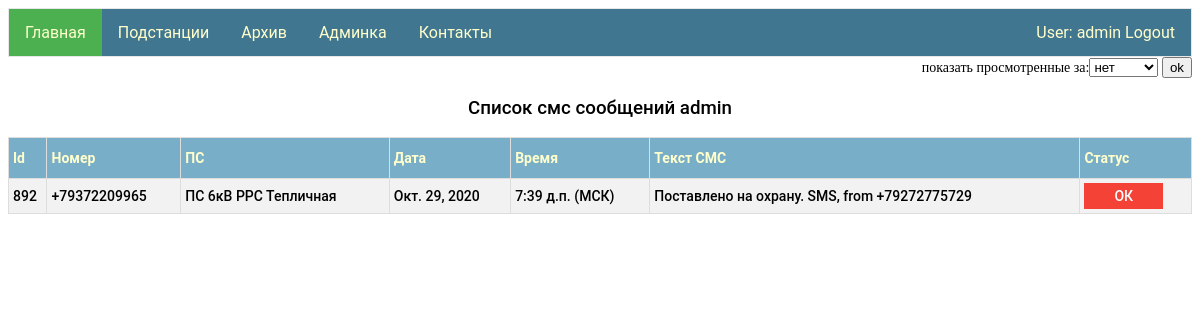
Page / (signed in) on the earlier database version.
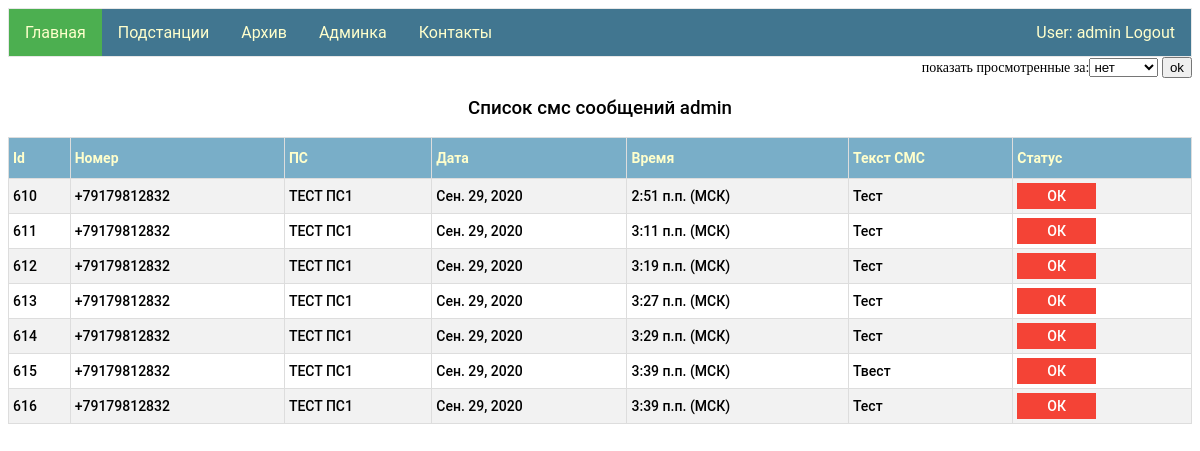
Same page on the later database version.
### my_app/models.py (models this page shows)
class Viewed_messages(models.Model):
    id_SMS = models.ForeignKey(Sms_message, on_delete = models.CASCADE)
    user = models.ForeignKey(User, on_delete=models.CASCADE)
    status_view = models.BooleanField()
    datetime_view = models.DateTimeField(null=True, blank=True)
    sms_notification = models.BooleanField()

class Sms_message(models.Model):
    number = models.CharField(max_length=12)
    date = models.DateField()
    time = models.TimeField()
    text_sms = models.TextField()
    ps = models.ForeignKey(Ps, on_delete=models.CASCADE)

class Ps(models.Model):
    name = models.CharField(max_length=100, primary_key=True)
    tel_number = models.CharField(max_length=12)
    res = models.ForeignKey(Group, on_delete=models.CASCADE)

### my_app/views.py (the view)
# urls.py: path('', views.index,),
@login_required
def index(request):
    choice = ChoiceForm()
    try:
        selected_interval = request.session['choice_status']
    except KeyError:
        selected_interval = request.session['choice_status'] = 'False'
    if request.POST:
        selected_interval = request.session['choice_status'] = request.POST['choice']
    user_name = request.user.username
    time_zone = " (МСК)"
    messages = check_view(user_name, selected_interval)
    data = {"messages": messages, "username": user_name, "time_zone": time_zone, 'choiceForm': choice,}
    return render(request, "index.html", context=data)

### my_app/form.py
class ChoiceForm(forms.Form):
   INTERVAL_CHOICES = (
      (False, "нет"),
      (1, "сутки"),
      (7, "неделю"),
      (30, "месяц"),
   )
   choice = forms.ChoiceField(choices=INTERVAL_CHOICES, label="показать просмотренные за")

### my_app/service/services_for_view.py (called while the page is built)
def check_view(user_name, selected_interval):
    if selected_interval != 'False':
        delta = datetime.now() - timedelta(days=int(selected_interval))
        return Viewed_messages.objects.filter(user__username=user_name, status_view=True, id_SMS__date__gte=delta)
    else:
        return Viewed_messages.objects.filter(user__username=user_name, status_view=False)

### my_app/templates/index.html (shortened to what this page needs)
{% extends "base.html" %}
{% block li1 %}<a class="active" href="/">Главная</a>{% endblock li1 %}
{% block logic1 %}
<form class="left" method="POST">
        {{choiceForm}}
        <input type="submit" value="ok">
    </form>
<div id="display">
{% if messages.count > 0 %}
    <h3>Список смс сообщений {{username}}</h3>
    <table id ="customers">
        <tr><th>Id</th><th>Номер</th><th>ПС</th><th>Дата</th><th>Время</th><th>Текст СМС</th><th>Статус</th></tr>
         {% for  message in messages %}
        <tr>
            <td >{{ message.id_SMS.id }}</td>
            <td>{{ message.id_SMS.number }}</td>
            <td>{{ message.id_SMS.ps.name }}</td>
            <td>{{ message.id_SMS.date }}</td>
            <td>{{ message.id_SMS.time }}{{time_zone}}</td>
            <td>{{ message.id_SMS.text_sms }}</td>
            <td>
                {% if message.status_view %}
                <img src="/static/admin/img/icon-yes.svg" alt="True">
                {% else %}
                <a id="para1" href="view_sms/{{message.id}}">ОК</a>
                {% endif %}
            </td>
        </tr>
    {% endfor %}
    </table>
    {% else %}
     <h3>Нет новых смс сообщений {{username}}</h3>
    {% endif %}
</div>
{% endblock logic1 %}

Differences in the rows shown:
removed Viewed_messages: id_SMS.id "892", id_SMS.number "+79372209965", id_SMS.ps.name "ПС 6кВ РРС Тепличная", id_SMS "Окт. 29, 2020", id_SMS.time "7:39 д.п.", time_zone "(МСК)", id_SMS.text_sms "Поставлено на охрану. SMS, from +79272775729"
now on this page (row edited): Viewed_messages: id_SMS.id "610", id_SMS.number "+79179812832", id_SMS.ps.name "ТЕСТ ПС1", id_SMS "Сен. 29, 2020", id_SMS.time "2:51 п.п.", time_zone "(МСК)", id_SMS.text_sms "Тест"
now on this page (row edited): Viewed_messages: id_SMS.id "611", id_SMS.number "+79179812832", id_SMS.ps.name "ТЕСТ ПС1", id_SMS "Сен. 29, 2020", id_SMS.time "3:11 п.п.", time_zone "(МСК)", id_SMS.text_sms "Тест"
now on this page (row edited): Viewed_messages: id_SMS.id "612", id_SMS.number "+79179812832", id_SMS.ps.name "ТЕСТ ПС1", id_SMS "Сен. 29, 2020", id_SMS.time "3:19 п.п.", time_zone "(МСК)", id_SMS.text_sms "Тест"
now on this page (row edited): Viewed_messages: id_SMS.id "613", id_SMS.number "+79179812832", id_SMS.ps.name "ТЕСТ ПС1", id_SMS "Сен. 29, 2020", id_SMS.time "3:27 п.п.", time_zone "(МСК)", id_SMS.text_sms "Тест"
added Viewed_messages: id_SMS.id "614", id_SMS.number "+79179812832", id_SMS.ps.name "ТЕСТ ПС1", id_SMS "Сен. 29, 2020", id_SMS.time "3:29 п.п.", time_zone "(МСК)", id_SMS.text_sms "Тест"
added Viewed_messages: id_SMS.id "615", id_SMS.number "+79179812832", id_SMS.ps.name "ТЕСТ ПС1", id_SMS "Сен. 29, 2020", id_SMS.time "3:39 п.п.", time_zone "(МСК)", id_SMS.text_sms "Твест"
added Viewed_messages: id_SMS.id "616", id_SMS.number "+79179812832", id_SMS.ps.name "ТЕСТ ПС1", id_SMS "Сен. 29, 2020", id_SMS.time "3:39 п.п.", time_zone "(МСК)", id_SMS.text_sms "Тест"
